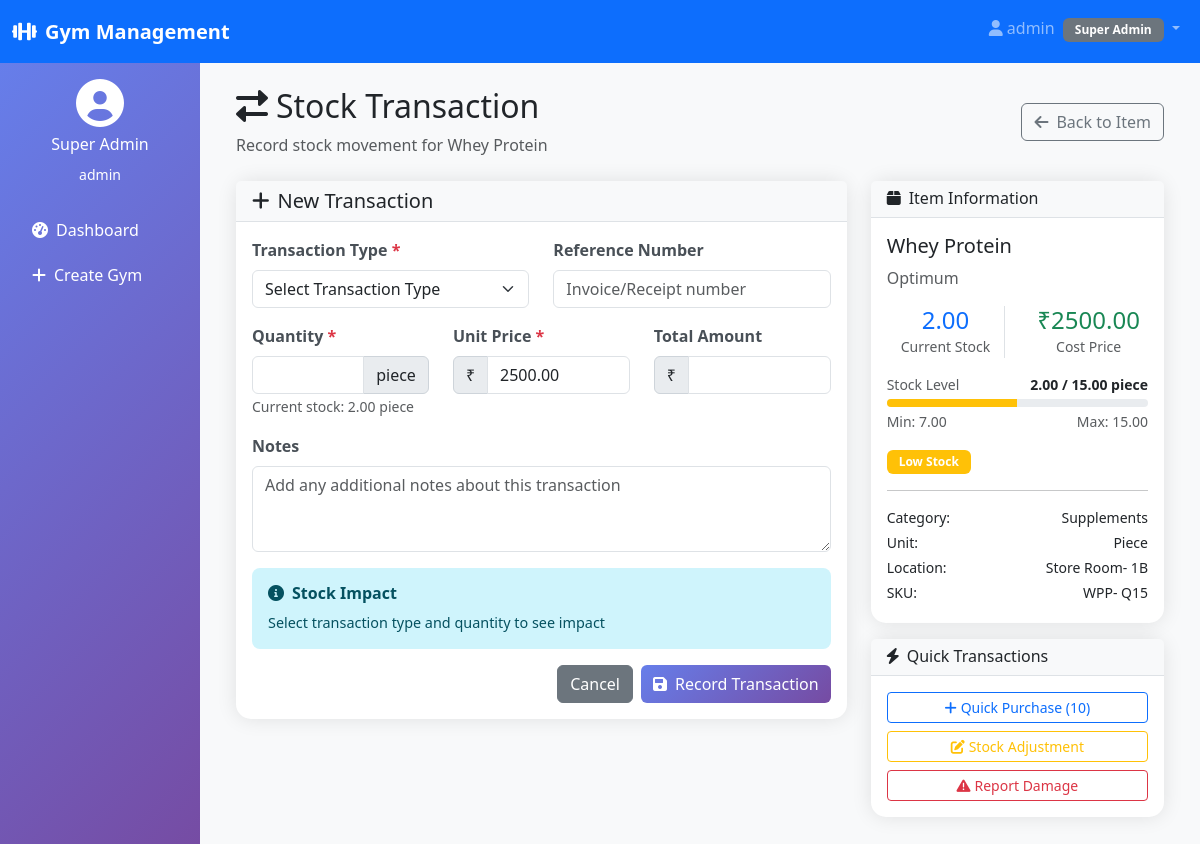
/inventory/inventory/11/3/transaction/ (signed in), run on the app's committed database.
### multiple_gym/models.py (models this page shows)
class User(AbstractUser):
    USER_TYPES = (
        ('superadmin', 'Super Admin'),
        ('gymadmin', 'Gym Admin'),
        ('member', 'Member'),
        ('trainer', 'Trainer'),
    )
    user_type = models.CharField(max_length=20, choices=USER_TYPES, default='member')
    phone = models.CharField(max_length=15, blank=True)
    created_at = models.DateTimeField(auto_now_add=True)

### inventory_management/models.py (models this page shows, shortened)
class InventoryItem(models.Model):
    UNIT_CHOICES = [
        ('piece', 'Piece'),
        ('kg', 'Kilogram'),
        ('liter', 'Liter'),
        ('packet', 'Packet'),
        ('bottle', 'Bottle'),
        ('box', 'Box'),
        ('meter', 'Meter'),
    ]
    name = models.CharField(max_length=100)
    category = models.ForeignKey(InventoryCategory, on_delete=models.CASCADE, related_name='items')
    brand = models.CharField(max_length=100, blank=True)
    description = models.TextField(blank=True)
    gym = models.ForeignKey('multiple_gym.Gym', on_delete=models.CASCADE, related_name='inventory_items')
    current_stock = models.DecimalField(max_digits=10, decimal_places=2, default=0)
    minimum_stock = models.DecimalField(max_digits=10, decimal_places=2, default=0)
    maximum_stock = models.DecimalField(max_digits=10, decimal_places=2, default=0)
    unit = models.CharField(max_length=20, choices=UNIT_CHOICES, default='piece')
    cost_price = models.DecimalField(max_digits=10, decimal_places=2, default=0)
    selling_price = models.DecimalField(max_digits=10, decimal_places=2, default=0)
    auto_reorder = models.BooleanField(default=False)
    reorder_quantity = models.DecimalField(max_digits=10, decimal_places=2, default=0)
    primary_vendor = models.ForeignKey(Vendor, on_delete=models.SET_NULL, null=True, blank=True)
    sku = models.CharField(max_length=50, unique=True, blank=True)
    barcode = models.CharField(max_length=50, blank=True)
    location = models.CharField(max_length=100, blank=True, help_text="Storage location")
    has_expiry = models.BooleanField(default=False)
    expiry_alert_days = models.IntegerField(default=30, help_text="Alert X days before expiry")
    is_active = models.BooleanField(default=True)
    created_at = models.DateTimeField(auto_now_add=True)
    updated_at = models.DateTimeField(auto_now=True)
    created_by = models.ForeignKey(settings.AUTH_USER_MODEL, on_delete=models.SET_NULL, null=True)
    class Meta:
        ordering = ['name']
        unique_together = ['name', 'gym']
    @property
    def stock_percentage(self):
        if self.maximum_stock <= self.minimum_stock:
            return 100 if self.current_stock > 0 else 0
        if self.current_stock <= self.minimum_stock:
            return 0
        elif self.current_stock >= self.maximum_stock:
            return 100
        else:
            range_stock = self.maximum_stock - self.minimum_stock
            current_above_min = self.current_stock - self.minimum_stock
            return (current_above_min / range_stock) * 100

class InventoryCategory(models.Model):
    name = models.CharField(max_length=100, unique=True)
    description = models.TextField(blank=True)
    icon = models.CharField(max_length=50, blank=True)
    created_at = models.DateTimeField(auto_now_add=True)
    class Meta:
        verbose_name_plural = "Inventory Categories"
        ordering = ['name']

### inventory_management/views.py (the view, shortened to what this page needs)
# urls.py: path('inventory/<int:gym_id>/<int:item_id>/transaction/', views.stock_transaction, name='stock_transaction'),
@login_required
def stock_transaction(request, gym_id, item_id):
    gym = get_object_or_404(Gym, id=gym_id)
    item = get_object_or_404(InventoryItem, id=item_id, gym=gym)
    vendors = Vendor.objects.filter(is_active=True)
    context = {
        "item": item,
        "vendors": vendors,
        "gym": gym,
        "gym_id": gym_id,
    }
    return render(request, "inventory_management/stock_transaction.html", context)

### templates/inventory_management/stock_transaction.html (shortened to what this page needs)
{% extends 'multiple_gym/base.html' %}
{% load static %}
{% block content %}
<div class="d-flex justify-content-between align-items-center mb-4">
    <div>
        <h2><i class="fas fa-exchange-alt me-2"></i>Stock Transaction</h2>
        <p class="text-muted mb-0">Record stock movement for {{ item.name }}</p>
    </div>
    <div>
        <a href="{% url 'inventory:inventory_detail' gym_id item.id %}" class="btn btn-outline-secondary">
            <i class="fas fa-arrow-left me-2"></i>Back to Item
        </a>
    </div>
</div>
<div class="row">
    <div class="col-lg-8">
        <div class="card">
            <div class="card-header">
                <h5 class="card-title mb-0">
                    <i class="fas fa-plus me-2"></i>New Transaction
                </h5>
            </div>
            <div class="card-body">
                <form method="POST">
                    <div class="row mb-3">
                        <div class="col-md-6">
                            <label class="form-label">Transaction Type <span class="text-danger">*</span></label>
                            <select name="transaction_type" class="form-select" id="transactionType" required>
                                <option value="">Select Transaction Type</option>
                            </select>
                        </div>
                        <div class="col-md-6">
                            <label class="form-label">Reference Number</label>
                            <input type="text" name="reference_number" class="form-control"
                                   placeholder="Invoice/Receipt number">
                        </div>
                    </div>
                    <div class="row mb-3">
                        <div class="col-md-4">
                            <label class="form-label">Quantity <span class="text-danger">*</span></label>
                            <div class="input-group">
                                <input type="number" name="quantity" class="form-control"
                                       step="0.01" min="0.01" required id="quantityInput">
                                <span class="input-group-text">{{ item.unit }}</span>
                            </div>
                            <small class="text-muted">Current stock: {{ item.current_stock }} {{ item.unit }}</small>
                        </div>
                        <div class="col-md-4">
                            <label class="form-label">Unit Price <span class="text-danger">*</span></label>
                            <div class="input-group">
                                <span class="input-group-text">₹</span>
                                <input type="number" name="unit_price" class="form-control"
                                       step="0.01" min="0" required id="unitPriceInput" value="{{ item.cost_price }}">
                            </div>
                        </div>
                        <div class="col-md-4">
                            <label class="form-label">Total Amount</label>
                            <div class="input-group">
                                <span class="input-group-text">₹</span>
                                <input type="number" class="form-control" id="totalAmount" readonly>
                            </div>
                        </div>
                    </div>
                    <div class="mb-3">
                        <label class="form-label">Notes</label>
                        <textarea name="notes" class="form-control" rows="3"
                                  placeholder="Add any additional notes about this transaction"></textarea>
                    </div>
                    <div class="alert alert-info" id="stockImpact">
                        <h6><i class="fas fa-info-circle me-2"></i>Stock Impact</h6>
                        <div id="impactText">Select transaction type and quantity to see impact</div>
                    </div>
                    <div class="d-flex justify-content-end gap-2">
                        <a href="{% url 'inventory:inventory_detail' gym_id item.id %}" class="btn btn-secondary">
                            Cancel
                        </a>
                        <button type="submit" class="btn btn-primary">
                            <i class="fas fa-save me-2"></i>Record Transaction
                        </button>
                    </div>
                </form>
            </div>
        </div>
    </div>
    <div class="col-lg-4">
        <div class="card">
            <div class="card-header">
                <h6 class="card-title mb-0">
                    <i class="fas fa-box me-2"></i>Item Information
                </h6>
            </div>
            <div class="card-body">
                <h5>{{ item.name }}</h5>
                <p class="text-muted mb-3">{{ item.brand|default:"No brand" }}</p>
                <div class="row text-center mb-3">
                    <div class="col-6">
                        <div class="border-end">
                            <h4 class="text-primary mb-0">{{ item.current_stock }}</h4>
                            <small class="text-muted">Current Stock</small>
                        </div>
                    </div>
                    <div class="col-6">
                        <h4 class="text-success mb-0">₹{{ item.cost_price }}</h4>
                        <small class="text-muted">Cost Price</small>
                    </div>
                </div>
                <div class="mb-3">
                    <div class="d-flex justify-content-between align-items-center mb-1">
                        <small class="text-muted">Stock Level</small>
                        <small class="fw-bold">{{ item.current_stock }} / {{ item.maximum_stock }} {{ item.unit }}</small>
                    </div>
                    {% with stock_pct=item.stock_percentage|default:50 %}
                    <div class="progress" style="height: 8px;">
                        <div class="progress-bar {% if item.current_stock == 0 %}bg-danger{% elif item.current_stock <= item.minimum_stock %}bg-warning{% elif stock_pct < 50 %}bg-info{% else %}bg-success{% endif %}"
                             style="width: {{ stock_pct }}%"></div>
                    </div>
                    {% endwith %}
                    <div class="d-flex justify-content-between mt-1">
                        <small class="text-muted">Min: {{ item.minimum_stock }}</small>
                        <small class="text-muted">Max: {{ item.maximum_stock }}</small>
                    </div>
                </div>
                <div class="mb-3">
                    {% if item.current_stock == 0 %}
                    <span class="badge bg-danger">Out of Stock</span>
                    {% elif item.current_stock <= item.minimum_stock %}
                    <span class="badge bg-warning">Low Stock</span>
                    {% else %}
                    <span class="badge bg-success">In Stock</span>
                    {% endif %}
                </div>
                <hr>
                <div class="small">
                    <div class="d-flex justify-content-between mb-1">
                        <span>Category:</span>
                        <span>{{ item.category.name }}</span>
                    </div>
                    <div class="d-flex justify-content-between mb-1">
                        <span>Unit:</span>
                        <span>{{ item.get_unit_display }}</span>
                    </div>
                    {% if item.location %}
                    <div class="d-flex justify-content-between mb-1">
                        <span>Location:</span>
                        <span>{{ item.location }}</span>
                    </div>
                    {% endif %}
                    {% if item.sku %}
                    <div class="d-flex justify-content-between mb-1">
                        <span>SKU:</span>
                        <span>{{ item.sku }}</span>
                    </div>
                    {% endif %}
                </div>
            </div>
        </div>
        <div class="card mt-3">
            <div class="card-header">
                <h6 class="card-title mb-0">
                    <i class="fas fa-bolt me-2"></i>Quick Transactions
                </h6>
            </div>
            <div class="card-body">
                <button type="button" class="btn btn-outline-primary btn-sm w-100 mb-2" onclick="setQuickTransaction('purchase', 10)">
                    <i class="fas fa-plus me-1"></i>Quick Purchase (10)
                </button>
                <button type="button" class="btn btn-outline-warning btn-sm w-100 mb-2" onclick="setQuickTransaction('adjustment', 1)">
                    <i class="fas fa-edit me-1"></i>Stock Adjustment
                </button>
                <button type="button" class="btn btn-outline-danger btn-sm w-100" onclick="setQuickTransaction('damage', 1)">
                    <i class="fas fa-exclamation-triangle me-1"></i>Report Damage
                </button>
            </div>
        </div>
    </div>
</div>
{% endblock %}

### templates/multiple_gym/base.html (shortened to what this page needs)
<!DOCTYPE html>
<html lang="en">
<head>
    <link href="https://cdnjs.cloudflare.com/ajax/libs/bootstrap/5.3.0/css/bootstrap.min.css" rel="stylesheet">
    <link href="https://cdnjs.cloudflare.com/ajax/libs/font-awesome/6.0.0/css/all.min.css" rel="stylesheet">
</head>
<body class="bg-light">
    <nav class="navbar navbar-expand-lg navbar-dark bg-primary">
        <div class="container-fluid">
            <a class="navbar-brand" href="#">
                <i class="fas fa-dumbbell me-2"></i>Gym Management
            </a>
            {% if user.is_authenticated %}
            <div class="navbar-nav ms-auto">
                <div class="nav-item dropdown">
                    <a class="nav-link dropdown-toggle" href="#" role="button" data-bs-toggle="dropdown">
                        <i class="fas fa-user me-1"></i>{{ user.username }}
                        <span class="badge bg-secondary ms-1">{{ user.get_user_type_display }}</span>
                    </a>
                </div>
            </div>
            {% endif %}
        </div>
    </nav>
    <div class="container-fluid">
        <div class="row">
            {% if user.is_authenticated and user.user_type != 'member' %}
            <div class="col-md-3 col-lg-2 px-0">
                <div class="sidebar text-white p-3">
                    <div class="text-center mb-4">
                        <i class="fas fa-user-circle fa-3x mb-2"></i>
                        <h6>{{ user.get_user_type_display }}</h6>
                        <small>{{ user.username }}</small>
                    </div>
                    <ul class="nav flex-column">
                        {% if user.user_type == 'superadmin' %}
                        <li class="nav-item">
                            <a class="nav-link text-white" href="{% url 'multiple_gym:superadmin_dashboard' %}">
                                <i class="fas fa-tachometer-alt me-2"></i>Dashboard
                            </a>
                        </li>
                        <li class="nav-item">
                            <a class="nav-link text-white" href="{% url 'multiple_gym:create_gym' %}">
                                <i class="fas fa-plus me-2"></i>Create Gym
                            </a>
                        </li>
                        {% endif %}
                    </ul>
                </div>
            </div>
            {% endif %}
            <div
                class="{% if user.is_authenticated and user.user_type != 'member' %}col-md-9 col-lg-10{% else %}col-12{% endif %}">
                <div class="p-4">
                    {% block content %}{% endblock %}
                </div>
            </div>
        </div>
    </div>
</body>
</html>

### data on the page
User: username "admin", user_type "Super Admin"
InventoryItem: name "Whey Protein", unit "piece", current_stock "2.00", unit_price "2500.00", brand "Optimum", cost_price "2500.00", maximum_stock "15.00", minimum_stock "7.00", category.name "Supplements", unit "Piece", location "Store Room- 1B", sku "WPP- Q15"
